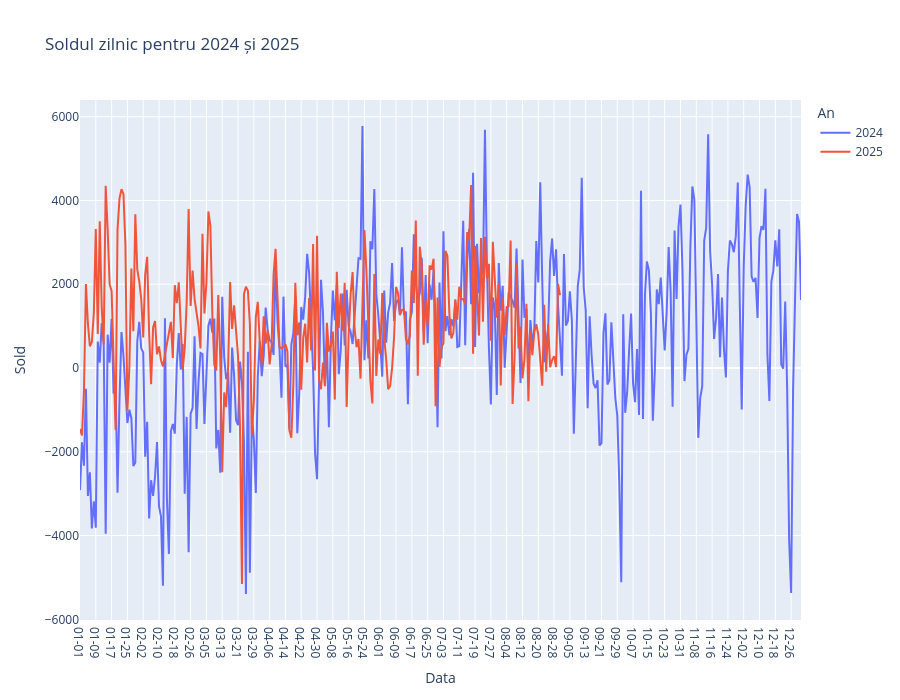

The cell this chart's notebook holds for it:
### Code cell
# Soldul zilnic pentru 2024 și 2025
df = data.copy()
df = df[df['an'].isin([2024, 2025])]
daily = (
    df
    .groupby(['an', 'luna', 'zi'], as_index=False)["sold"]
    .sum()
    .sort_values(['an', 'luna', 'zi'])
)
daily["luna_zi"] = (daily["luna"].astype(str).str.zfill(2) + '-' + daily["zi"].astype(str).str.zfill(2))
daily["luna_zi"] = daily["luna_zi"].astype("category")

fig = px.line(
    daily,
    x='luna_zi',
    y='sold',
    color='an',           # linii separate pentru 2024 vs 2025
    markers=False,
    title='Soldul zilnic pentru 2024 și 2025',
    labels={
        'luna_zi': 'Data',
        'sold': 'Sold',
        'an': 'An'
    }
)

fig.update_layout(
    xaxis_title='Data',
    xaxis_type='category',
    yaxis_title='Sold',
    height=700,
)
fig.show()

### Figure 1 — Plotly figure (JSON) as saved in the notebook; plotly's stock layout.template omitted (floating-point values rounded to 4 significant figures; data arrays with more than 128 entries replaced by an {"elided": "..."} marker saying what was removed)
{"data": [{"hovertemplate": "An=2024<br>Data=%{x}<br>Sold=%{y}<extra></extra>", "legendgroup": "2024", "line": {"color": "#636efa", "dash": "solid"}, "marker": {"symbol": "circle"}, "mode": "lines", "name": "2024", "orientation": "v", "showlegend": true, "type": "scatter", "x": {"elided": "366 str values"}, "xaxis": "x", "y": {"elided": "366 int values"}, "yaxis": "y"}, {"hovertemplate": "An=2025<br>Data=%{x}<br>Sold=%{y}<extra></extra>", "legendgroup": "2025", "line": {"color": "#EF553B", "dash": "solid"}, "marker": {"symbol": "circle"}, "mode": "lines", "name": "2025", "orientation": "v", "showlegend": true, "type": "scatter", "x": {"elided": "240 str values"}, "xaxis": "x", "y": {"elided": "240 int values"}, "yaxis": "y"}], "layout": {"height": 700, "legend": {"title": {"text": "An"}, "tracegroupgap": 0}, "title": {"text": "Soldul zilnic pentru 2024 și 2025"}, "xaxis": {"anchor": "y", "domain": [0, 1], "title": {"text": "Data"}, "type": "category"}, "yaxis": {"anchor": "x", "domain": [0, 1], "title": {"text": "Sold"}}}}
